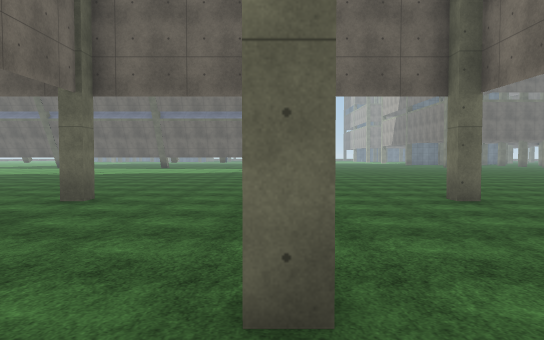
View 1 (above)

24 first-person views from a walk through a scene from a Unity 3-D project. The camera is 1.5 m above the floor, tilts 2° down and sees 70° across. The floor is counted in squares, 2 m on a side. Each view is taken from the middle of a square. On the plan, view 1 faces up. The plan holds only what a view shows up to about 12 squares ahead; the rest is blank. The place goes on beyond the plan. The player is left out. Some surface patterns are stand-ins.

View 2
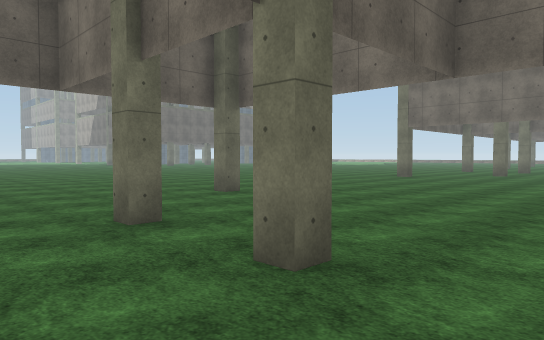

View 3
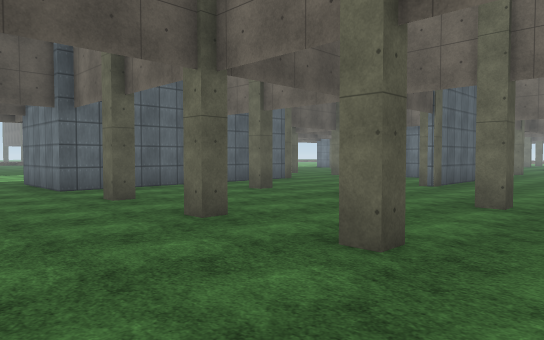

View 4
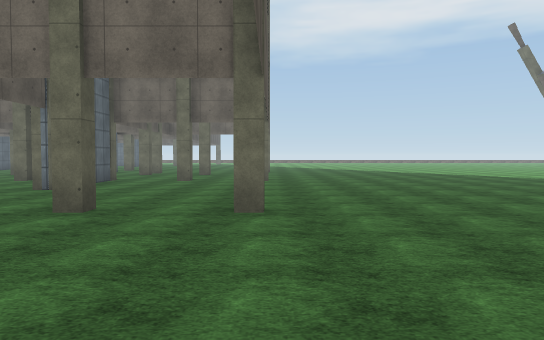

View 5
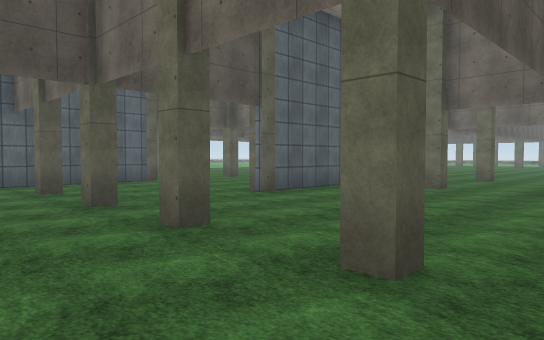

View 6
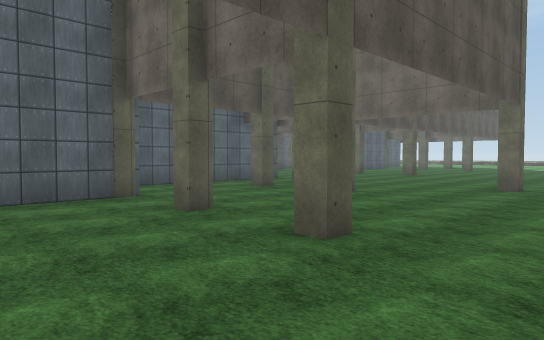

View 7
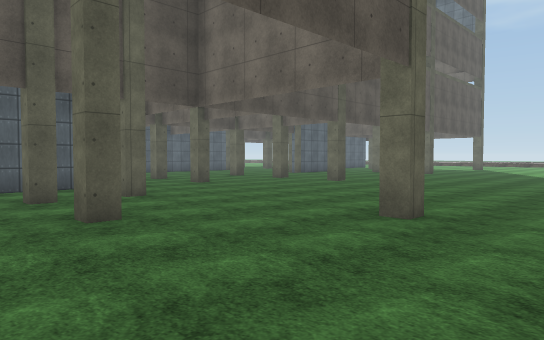

View 8
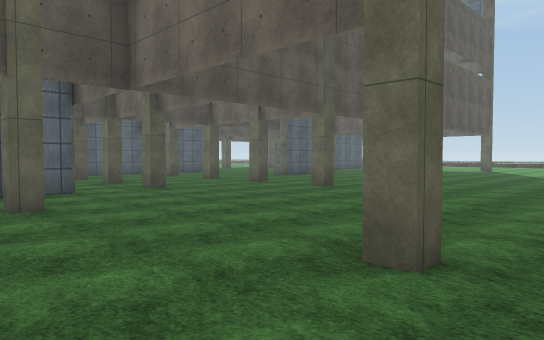

View 9
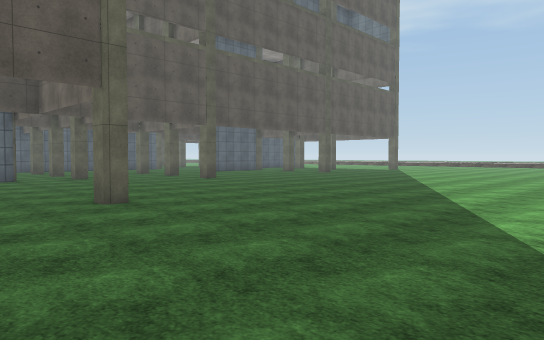

View 10
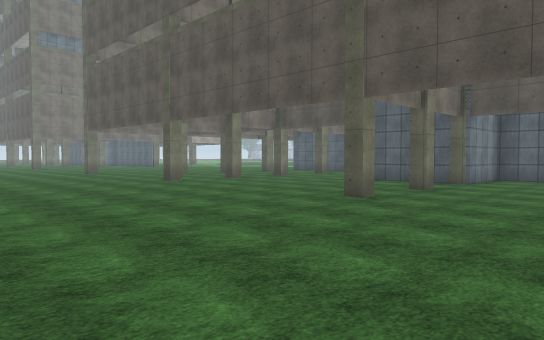

View 11
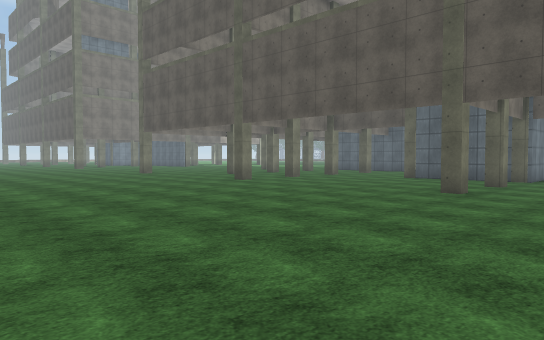

View 12
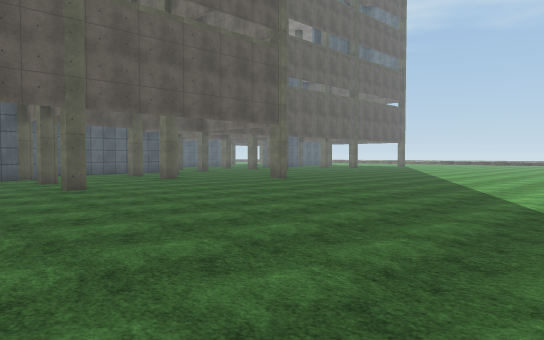

View 13
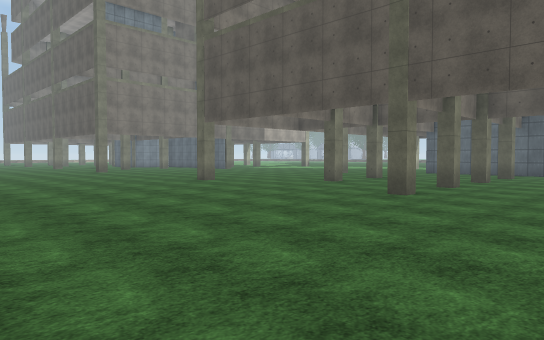

View 14
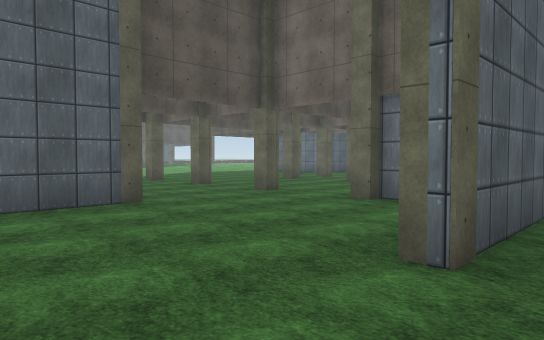

View 15
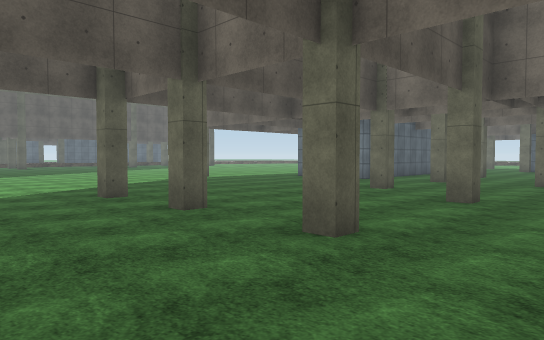

View 16
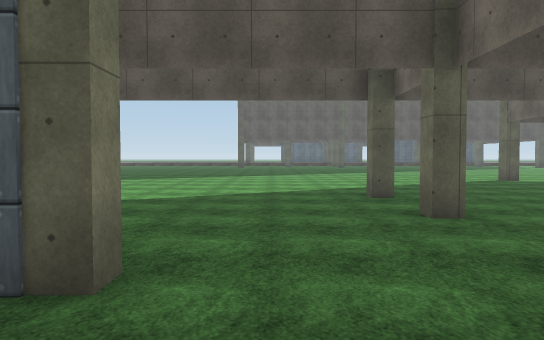

View 17
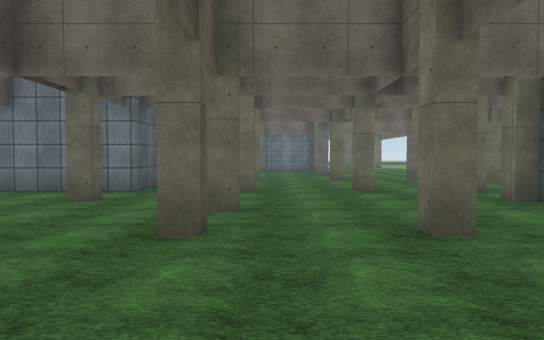

View 18
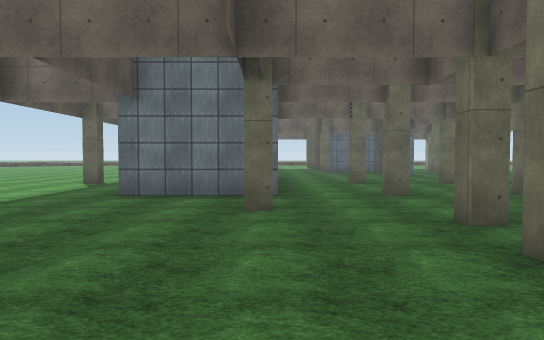

View 19
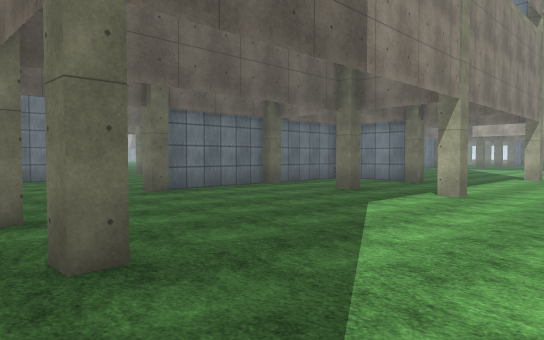

View 20
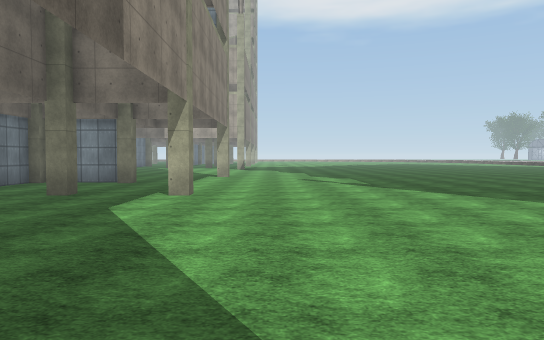

View 21
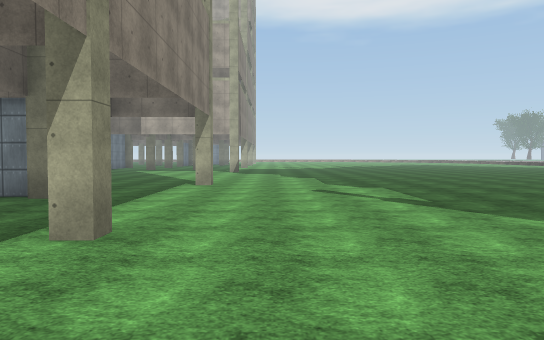

View 22
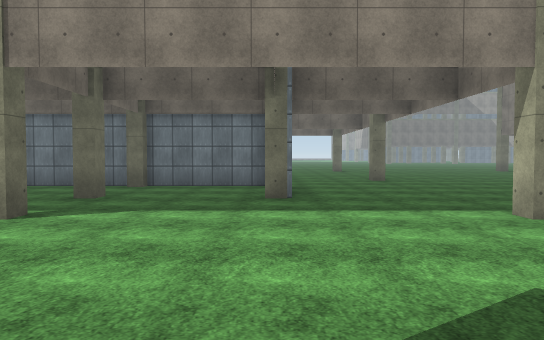

View 23
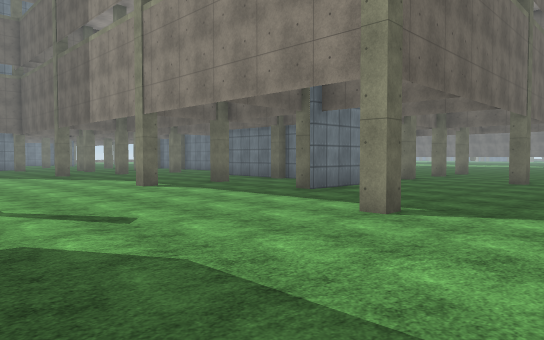

View 24
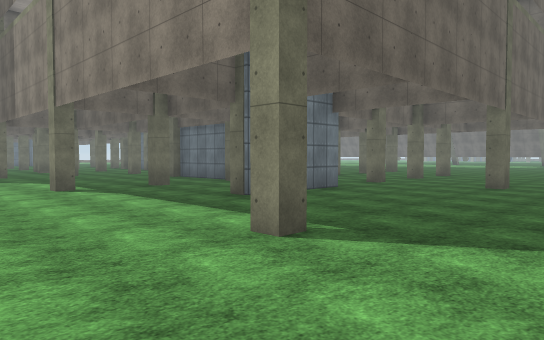

### Floor plan
Key: @ floor where view 1 was taken; # wall or solid block; . floor.
Columns run from 22 left of view 1 to 6 right of it. Each row starts with its distance up from view 1.
 16             .. .
 15        ........
 14   .................
 13  ........................
 12 .............................
 11 .............................
 10 .............................
  9 .............................
  8 .............................
  7 .....#......#......#.....#..
  6 .............................
  5 .............................
  4 ........#...#......#..#......
  3 .............................
  2 #...........####...#..#......
  1 ............#................
  0 #.....#######.........@....
 -1 ...#..#.    .......#..#..#...
 -2 .............................
 -3 #...#...#...#..########......
 -4 ......................#......
 -5 #.....................#.....
 -6 ...#........#......#..#.....
 -7 ............................
 -8   ###.#.....#......#.....#...
 -9     #........................
-10     #........................
-11    ..........................
-12  ...........................
-13 #.... .#. ...................

Where each view was taken, in squares from view 1:
view 1: 0 up, 0 right, facing up
view 2: 0 up, 2 left, facing up-right
view 3: 6 up, 3 right, facing down-left
view 4: 7 up, 2 right, facing left
view 5: 8 up, 1 left, facing down-left
view 6: 9 up, 7 left, facing down-left
view 7: 9 up, 12 left, facing down-left
view 8: 8 up, 14 left, facing down-left
view 9: 13 up, 14 left, facing down-left
view 10: 13 up, 14 left, facing down-right
view 11: 15 up, 13 left, facing down-right
view 12: 16 up, 7 left, facing down-left
view 13: 14 up, 7 left, facing down-right
view 14: 3 up, 4 left, facing down-left
view 15: 1 down, 7 left, facing down-left
view 16: 1 down, 8 left, facing down
view 17: 5 down, 10 left, facing left
view 18: 8 down, 11 left, facing left
view 19: 11 down, 11 left, facing up-right
view 20: 10 down, 11 left, facing right
view 21: 10 down, 7 left, facing right
view 22: 13 down, 0 right, facing up
view 23: 13 down, 6 right, facing up-left
view 24: 11 down, 6 right, facing up-left
